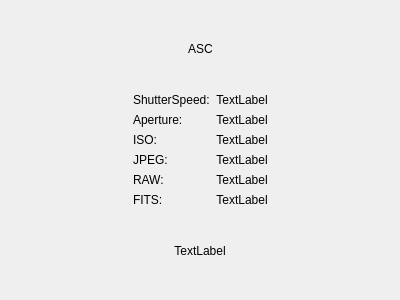
<?xml version="1.0" encoding="UTF-8"?>
<ui version="4.0">
 <class>EMASCDataPanel</class>
 <widget class="QWidget" name="EMASCDataPanel">
  <property name="geometry">
   <rect>
    <x>0</x>
    <y>0</y>
    <width>400</width>
    <height>300</height>
   </rect>
  </property>
  <property name="windowTitle">
   <string>EMASCDataPanel</string>
  </property>
  <layout class="QVBoxLayout" name="verticalLayout">
   <item>
    <layout class="QHBoxLayout" name="horizontalLayout">
     <item>
      <spacer name="horizontalSpacer">
       <property name="orientation">
        <enum>Qt::Horizontal</enum>
       </property>
       <property name="sizeHint" stdset="0">
        <size>
         <width>40</width>
         <height>20</height>
        </size>
       </property>
      </spacer>
     </item>
     <item>
      <widget class="QLabel" name="_emNameTag">
       <property name="text">
        <string>ASC</string>
       </property>
      </widget>
     </item>
     <item>
      <spacer name="horizontalSpacer_2">
       <property name="orientation">
        <enum>Qt::Horizontal</enum>
       </property>
       <property name="sizeHint" stdset="0">
        <size>
         <width>40</width>
         <height>20</height>
        </size>
       </property>
      </spacer>
     </item>
    </layout>
   </item>
   <item>
    <layout class="QHBoxLayout" name="horizontalLayout_2">
     <item>
      <spacer name="horizontalSpacer_3">
       <property name="orientation">
        <enum>Qt::Horizontal</enum>
       </property>
       <property name="sizeHint" stdset="0">
        <size>
         <width>40</width>
         <height>20</height>
        </size>
       </property>
      </spacer>
     </item>
     <item>
      <layout class="QFormLayout" name="formLayout">
       <item row="0" column="0">
        <widget class="QLabel" name="_shutterspeedTag">
         <property name="text">
          <string>ShutterSpeed:</string>
         </property>
         <property name="scaledContents">
          <bool>true</bool>
         </property>
         <property name="alignment">
          <set>Qt::AlignLeading|Qt::AlignLeft|Qt::AlignVCenter</set>
         </property>
        </widget>
       </item>
       <item row="0" column="1">
        <widget class="QLabel" name="_shutterSpeedValue">
         <property name="text">
          <string>TextLabel</string>
         </property>
         <property name="alignment">
          <set>Qt::AlignCenter</set>
         </property>
        </widget>
       </item>
       <item row="1" column="0">
        <widget class="QLabel" name="_apertureTag">
         <property name="text">
          <string>Aperture:</string>
         </property>
         <property name="alignment">
          <set>Qt::AlignLeading|Qt::AlignLeft|Qt::AlignVCenter</set>
         </property>
        </widget>
       </item>
       <item row="1" column="1">
        <widget class="QLabel" name="_apertureValue">
         <property name="text">
          <string>TextLabel</string>
         </property>
         <property name="alignment">
          <set>Qt::AlignCenter</set>
         </property>
        </widget>
       </item>
       <item row="2" column="0">
        <widget class="QLabel" name="_isoTag">
         <property name="text">
          <string>ISO:</string>
         </property>
        </widget>
       </item>
       <item row="2" column="1">
        <widget class="QLabel" name="_isoValue">
         <property name="text">
          <string>TextLabel</string>
         </property>
         <property name="alignment">
          <set>Qt::AlignCenter</set>
         </property>
        </widget>
       </item>
       <item row="3" column="0">
        <widget class="QLabel" name="_jpegTag">
         <property name="text">
          <string>JPEG:</string>
         </property>
        </widget>
       </item>
       <item row="3" column="1">
        <widget class="QLabel" name="_jpegValue">
         <property name="text">
          <string>TextLabel</string>
         </property>
         <property name="alignment">
          <set>Qt::AlignCenter</set>
         </property>
        </widget>
       </item>
       <item row="4" column="0">
        <widget class="QLabel" name="_rawTag">
         <property name="text">
          <string>RAW:</string>
         </property>
        </widget>
       </item>
       <item row="4" column="1">
        <widget class="QLabel" name="_rawValue">
         <property name="text">
          <string>TextLabel</string>
         </property>
         <property name="alignment">
          <set>Qt::AlignCenter</set>
         </property>
        </widget>
       </item>
       <item row="5" column="0">
        <widget class="QLabel" name="_fitsTag">
         <property name="text">
          <string>FITS:</string>
         </property>
        </widget>
       </item>
       <item row="5" column="1">
        <widget class="QLabel" name="_fitsValue">
         <property name="text">
          <string>TextLabel</string>
         </property>
         <property name="alignment">
          <set>Qt::AlignCenter</set>
         </property>
        </widget>
       </item>
      </layout>
     </item>
     <item>
      <spacer name="horizontalSpacer_4">
       <property name="orientation">
        <enum>Qt::Horizontal</enum>
       </property>
       <property name="sizeHint" stdset="0">
        <size>
         <width>40</width>
         <height>20</height>
        </size>
       </property>
      </spacer>
     </item>
    </layout>
   </item>
   <item>
    <widget class="QLabel" name="_timeTag">
     <property name="text">
      <string>TextLabel</string>
     </property>
     <property name="alignment">
      <set>Qt::AlignCenter</set>
     </property>
    </widget>
   </item>
  </layout>
 </widget>
 <resources/>
 <connections/>
</ui>
